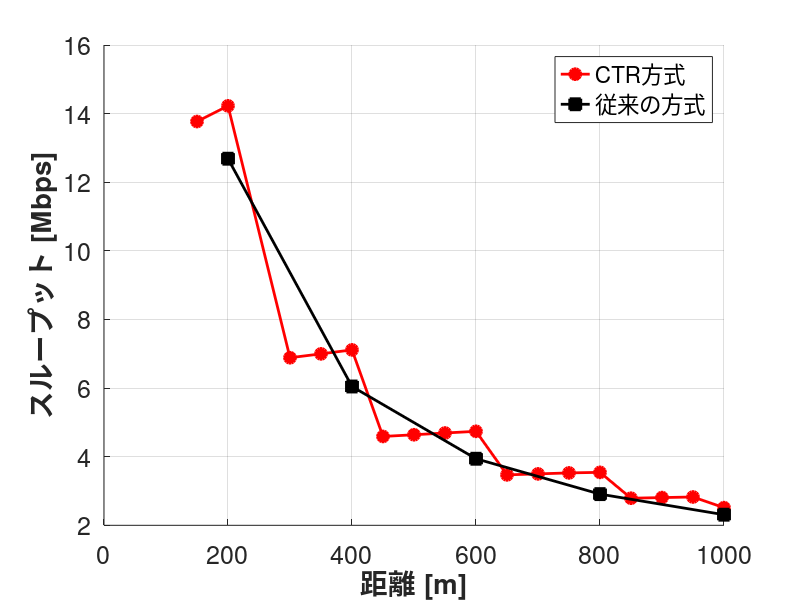

The MATLAB source for this figure: (Note: this script raises an error after producing the figure.)
%従来のプロトコル(18Mbps→12Mbps)で再送したときと中継し伝送したときのスループットの比較
clear;
Rmin = [-82, -81, -79, -77, -74, -70, -66, -65]; % 最小受信感度 [dBm]
TR = [6, 9, 12, 18, 24, 36, 48, 54]; % 伝送レート [Mbps]
databit = [24, 36, 48, 72, 96, 144, 192, 216]; % OFDMシンボルごとのデータビット[bit]

Tp = 10; % 送信電力 [dBm]
f = 2.4 * 10^9; % 周波数 [Hz]
c = 3 * 10^8; % 光速 [m/s]
rng(0);  
PLCP_pre = 16; % PLCPプリアンブル[μs]
PLCPhead_sig = 1; % PLCPヘッダ（シグナル）[μs]
PLCPhead_ser = 16; % PLCPヘッダ（サービス）[μs]
ACK = 80; % 802.11ACKフレーム[bit]
MAC = 192; % 802.11MACヘッダ[bit]
LLC = 64; % LLCヘッダ[bit]
packet = 12000; % IPパケット長[bit]
FCS = 32; % FCS[bit]
tail = 6; % テイルビット[bit]
SIFS = 10; % [μs]
DIFS = 34; % [μs]
backoff = 101.5; % 平均バックオフ制御時間 [μs]
slottime = 9; % ショートスロットタイム[μs]
max_distance = 1000; % 最大距離 [m]
N_max = max_distance/50; % 最大端末数
error_rate=0.2;%通信が失敗する確率
num_trials = 1000;%試行回数

p= zeros(size(num_trials));%乱数
ACK_t=zeros(size(Rmin));%ACKフレーム[μs]
data_t=zeros(size(Rmin));%データフレーム[μs]
d_max=zeros(size(Rmin));%各伝送レートでの最大送信距離(50mごと)[m]
N_through=zeros(size(Rmin));%各伝送レートでのスルー出来る最大の端末数


for i = 1:length(Rmin)
    Rmin_current = Rmin(i);
    TR_current = TR(i);
    databit_current = databit(i);
    
    % 最大伝送距離の計算
    Lfs = Tp - Rmin_current; % 距離減衰 [dB]
    d_max(i) = floor(((10^(Lfs / 20)) * c) / (4 * pi * f) / 50) * 50; % 最大伝送距離 [m]
    N_through(i) = d_max(i) / 50;
    % フレームの計算
    ACK_t(i) = PLCP_pre + (PLCPhead_sig + ceil((PLCPhead_ser + ACK + FCS + tail) / databit_current)) * 4;
    data_t (i)= PLCP_pre + (PLCPhead_sig + ceil((PLCPhead_ser + MAC + LLC + packet + FCS + tail) / databit_current)) * 4;
end


throughput_1 = zeros(num_trials, N_max);  % 試行回数と距離数に対応するスループット配列を事前確保
throughput_2 = zeros(1, N_max);           % 平均スループット格納用
N_succsess = zeros(1, N_max);             % 距離配列の事前確保



% パラメータ設定
N = 0;                                    % 現在の端末数
                   

for i = 1:num_trials  % 試行回数分ループ
    N = 0;                               % 各試行の開始時にNをリセット
    total_tt = 0;                        % 総伝送時間もリセット
    
    while N < N_max
        p = rand;  % 確率を生成
        
        % 端末数をカウント
        N = N + N_through(4);  
        total_tt = total_tt + (ACK_t(4) + data_t(4) + SIFS + backoff); % 総伝送時間の計算

        if p < error_rate  % パケットが失敗した場合
            N = max(0, N - 1);  % 1つ手前に戻る
            total_tt = total_tt  + ACK_t(4); % 追加時間を加算
        end
        
        % スループット記録および距離の記録
        if N >= N_max
            throughput_1(i, N_max) = packet / total_tt; % 最大距離におけるスループット
            N_succsess(N_max) = N_max * 50;  % 最大距離を格納
            break;
        else
            throughput_1(i, N) = packet / total_tt; % 現在のNにおけるスループット記録
            N_succsess(N) = N * 50;  % 距離の記録
        end
    end
end


% 各距離での平均スループット計算
for j = 1:N_max
    % 0以外の要素のみを選んで平均を取る
    non_zero_values = throughput_1(throughput_1(:, j) > 0, j); % 0以外の要素を抽出
    if ~isempty(non_zero_values)  % 抽出後にデータが存在する場合のみ平均計算
        throughput_2(j) = mean(non_zero_values);
    else
        throughput_2(j) = 0;  % 0以外の要素がない場合は0
    end
end

% スループットが0のデータポイントを除外
valid_indices = throughput_2 > 0;  % 0より大きいスループットのみを抽出





      total_tt = 0;
    % 条件2: スループット計算 (固定距離リスト)
    if mod(max_distance, d_max(4)) == 0
        distances = d_max(4):d_max(4):max_distance; 
    else
        distances = [d_max(4):d_max(4):max_distance max_distance];
    end
  
    
    throughput_3= zeros(num_trials, length(distances)); % スループット_2 の事前割り当て
    throughput_4= zeros(1, length(distances)); % スループット_3 の事前割り当て
    
    for i = 1:num_trials
        
        for j = 1:length(distances)
            p = rand; % ランダムな確率を生成
            D = distances(j);
            if p < error_rate
                % 再送が発生する場合 (最初は18 Mbps、再送は12 Mbps)
                total_tt =total_tt+ (ACK_t(4) + data_t(4) + SIFS + backoff)+(ACK_t(3) + data_t(3) + SIFS + backoff) ;
            else
                 % 再送が発生しない場合 (18 Mbps)
                 total_tt =total_tt+ (ACK_t(4) + data_t(4) + SIFS + backoff) ;
               
            end
            throughput_3(i, j) = packet / total_tt; % スループットを計算 [Mbps]
        end
        total_tt = 0;
    end
    

    
    % 各距離に対する平均スループットを計算
    for j = 1:length(distances)
        throughput_4(j) = mean(throughput_3(:, j));
    end
    


% 結果をプロット
figure('Position', [100, 100, 1000, 500]); 
hold on;

% グラフ1: 初めのスループットデータ
plot(N_succsess(valid_indices), throughput_2(valid_indices), '-o', ...
    'Color', 'r', 'LineWidth', 2, 'MarkerSize', 8, 'MarkerFaceColor', 'r',...
    'DisplayName', 'CTR方式');

% グラフ2: 距離ごとのスループットデータ
plot(distances, throughput_4, '-s', ...
    'Color', 'k', 'LineWidth', 2, 'MarkerSize', 8, 'MarkerFaceColor', 'k',...
    'DisplayName', '従来の方式');

% ラベルとタイトル設定
xlabel('距離 [m]', 'FontSize', 14, 'FontWeight', 'bold'); % X軸ラベル
ylabel('スループット [Mbps]', 'FontSize', 14, 'FontWeight', 'bold'); % Y軸ラベル


% 目盛りのフォントサイズ設定
set(gca, 'FontSize', 18); % 目盛り数字を大きく設定

grid on;

% 凡例を設定
lgd = legend;
lgd.FontSize = 14; % 凡例フォントサイズ
lgd.Location = 'best'; % 自動配置
hold off;
